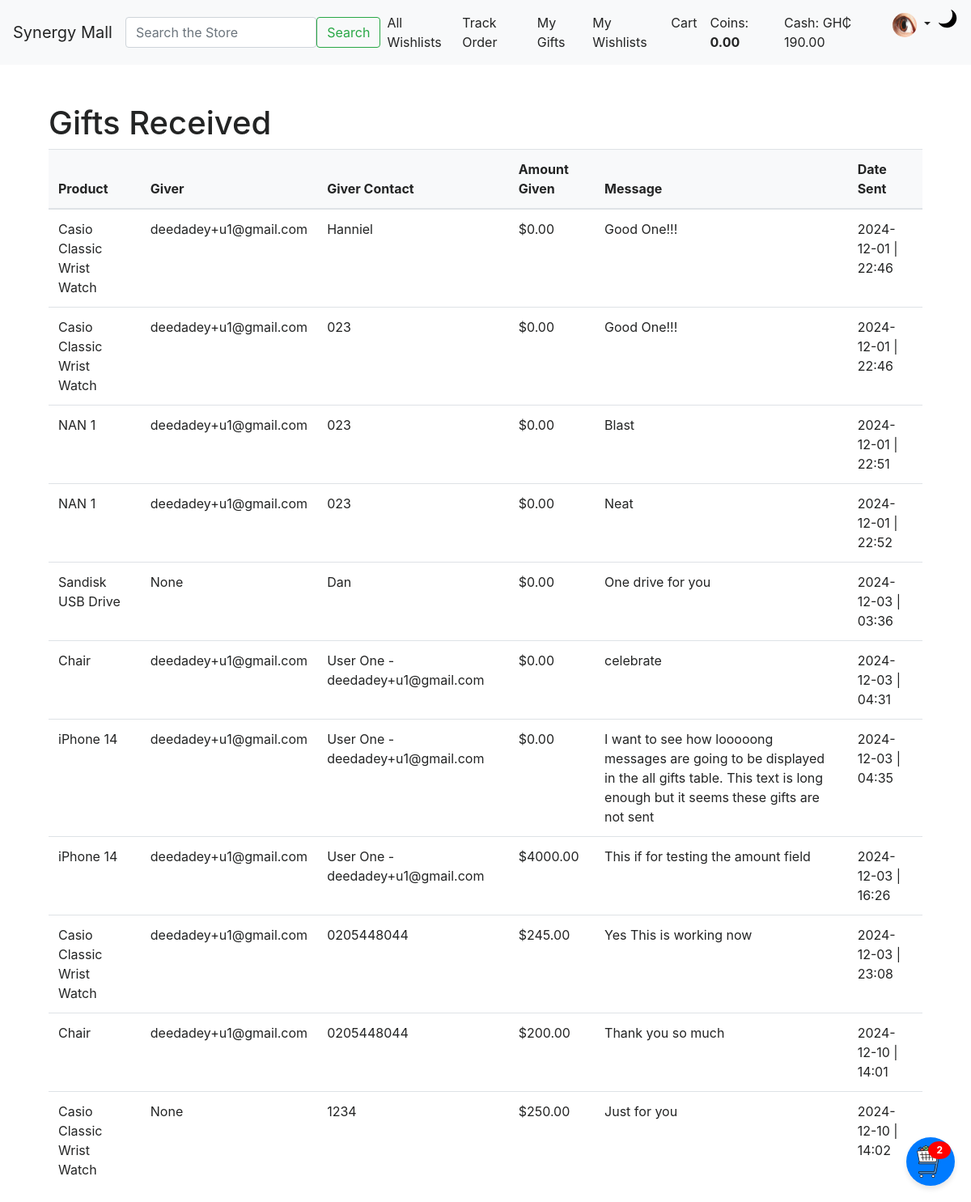
The page /gifts/received/ (signed in) on the database as committed earlier.
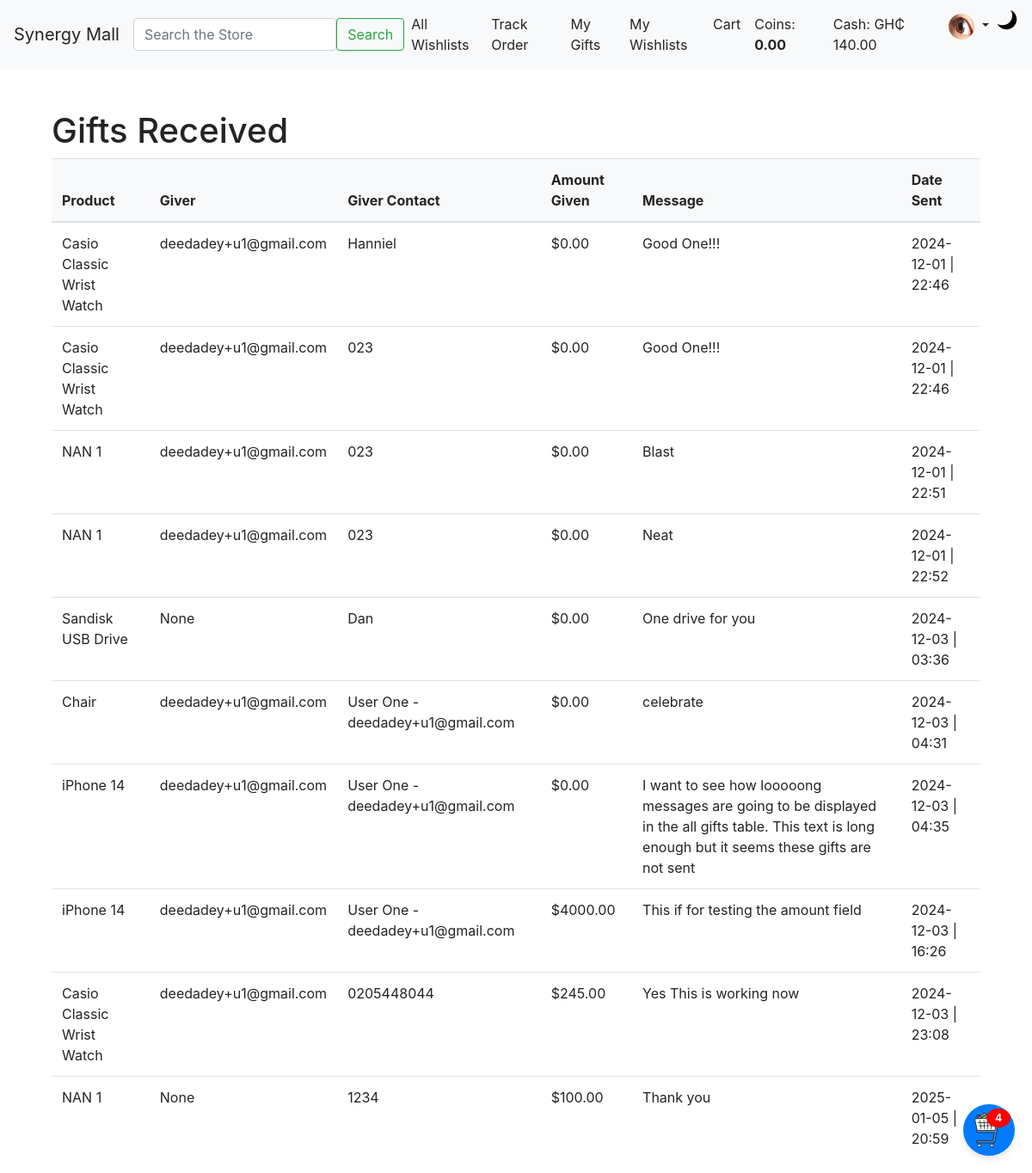
The same page on the database as committed later.
### users/models.py (models this page shows)
class User(AbstractBaseUser, PermissionsMixin):
    ROLE_CHOICES = (
        ('vendor', 'Vendor'),
        ('regular', 'RegularUser'),
        ('marketer', 'Marketer'),
        ('manager', 'Manager'),
    )
    username = models.CharField(max_length=50, blank=False, null=False, unique=True)
    email = models.EmailField(unique=True)
    first_name = models.CharField(max_length=50)
    surname = models.CharField(max_length=50)
    other_names = models.CharField(max_length=100, blank=True, null=True)
    phone_number = models.CharField(max_length=15, unique=True)
    profile_picture = models.ImageField(upload_to='profile_pictures/', blank=True, null=True)
    id_document_number = models.CharField(max_length=100, blank=True, null=True)
    id_image = models.ImageField(upload_to='identification_images/', blank=True, null=True)
    default_shipping_address = models.TextField(max_length=400, blank=True, null=True)
    cash = models.DecimalField(max_digits=12, decimal_places=2, default=0.00)  # Wallet/cash balance
    role = models.CharField(max_length=10, choices=ROLE_CHOICES)
    is_active = models.BooleanField(default=True)
    is_staff = models.BooleanField(default=False)
    date_joined = models.DateTimeField(default=timezone.now)
    groups = models.ManyToManyField(
        Group,
        related_name='custom_user_groups',  # Adding related_name
        blank=True,
        help_text='The groups this user belongs to.',
        verbose_name='groups',
    )
    user_permissions = models.ManyToManyField(
        Permission,
        related_name='custom_user_permissions',  # Adding related_name
        blank=True,
        help_text='Specific permissions for this user.',
        verbose_name='user permissions',
    )
    objects = UserManager()
    USERNAME_FIELD = 'email'
    REQUIRED_FIELDS = []
    def __str__(self):
        return self.email

### synergy_mall/models.py (models this page shows, shortened)
class Gift(models.Model):
    giver = models.ForeignKey(
        settings.AUTH_USER_MODEL,
        on_delete=models.CASCADE,
        related_name='gifts_sent',
        blank=True,  # Allow this field to be optional
        null=True    # Allow null values
    )
    receiver = models.ForeignKey(settings.AUTH_USER_MODEL, on_delete=models.CASCADE, related_name='gifts_received')
    product = models.ForeignKey(Product, on_delete=models.CASCADE)
    amount_given = models.DecimalField(max_digits=10, decimal_places=2, default=0.00)
    wishlist = models.ForeignKey(Wishlist, on_delete=models.CASCADE)
    giver_contact = models.CharField(max_length=255, blank=True, null=True)  # Contact is optional for authenticated users
    message_to_receiver = models.TextField(blank=True, null=True)
    date_sent = models.DateTimeField(auto_now_add=True)

class Product(models.Model):
    name = models.CharField(max_length=255)
    description = models.TextField()
    price = models.DecimalField(max_digits=10, decimal_places=2)
    sale_price = models.DecimalField(max_digits=10, decimal_places=2, blank=True, null=True)
    vendor = models.ForeignKey(settings.AUTH_USER_MODEL, on_delete=models.CASCADE, limit_choices_to={'role': 'vendor'})
    category = models.ForeignKey(Category, on_delete=models.CASCADE)
    tags = models.ManyToManyField('Tag', blank=True)
    available = models.BooleanField(default=True)
    popularity_count = models.IntegerField(default=0)
    condition = models.CharField(max_length=50, choices=[('new', 'New'), ('used', 'Used'), ('refurbished', 'Refurbished')])
    is_active = models.BooleanField(default=True)
    featured = models.BooleanField(default=False)
    sale_start_date = models.DateTimeField(blank=True, null=True)
    sale_end_date = models.DateTimeField(blank=True, null=True)

### synergy_mall/views.py (the view)
# urls.py: path('gifts/received/', views.received_gifts, name='received_gifts'),
@login_required
def received_gifts(request):
    gifts = Gift.objects.filter(receiver=request.user).select_related('giver', 'product', 'wishlist')
    return render(request, 'synergy_mall/received_gifts.html', {'gifts': gifts})

### synergy_mall/context_processors.py (called while the page is built)
def get_cart(request):
    if request.user.is_authenticated:
        return Cart.objects.filter(user=request.user, status="active").first()
    session_key = request.session.session_key
    if not session_key:
        request.session.create()
        session_key = request.session.session_key
    return Cart.objects.filter(session_key=session_key, status="active").first()

def cart_context(request):
    cart = get_cart(request)
    cart_item_count = cart.items.all().count() if cart else 0
    return {
        "cart": cart,
        "cart_items_count": cart_item_count,
    }

### synergy_mall/models.py (called while the page is built)
    def get_total_price(self):
        return sum(item.get_total_price() for item in self.items.all())

    def get_total_price(self):
        return self.price * self.quantity

### synergy_mall/templates/synergy_mall/received_gifts.html (shortened to what this page needs)
{% extends "base.html" %}
{% block content %}
<div class="container mt-5">
    <h1>Gifts Received</h1>
    <table class="table table-striped">
        <thead>
            <tr>
                <th>Product</th>
                <th>Giver</th>
                <th>Giver Contact</th>
                <th>Amount Given</th>
                <th>Message</th>
                <th>Date Sent</th>
            </tr>
        </thead>
        <tbody>
            {% for gift in gifts %}
                <tr>
                    <td>{{ gift.product.name }}</td>
                    <td>{{ gift.giver }}</td>
                    <td>{{ gift.giver_contact }}</td>
                    <td>${{ gift.amount_given }}</td>
                    <td>{{ gift.message_to_receiver }}</td>
                    <td>{{ gift.date_sent |date:"Y-m-d | H:i" }}</td>
                </tr>
            {% endfor %}
        </tbody>
    </table>
</div>
{% endblock %}

### SYNERGY/templates/base.html (shortened to what the changed rows need)
<!DOCTYPE html>
<html lang="en">
<head>
    {% load static %}
    <link href="https://stackpath.bootstrapcdn.com/bootstrap/4.5.2/css/bootstrap.min.css" rel="stylesheet">
    {% load static %}
    <link rel="stylesheet" href="{% static 'css/styles.css' %}">
    <link href="https://cdnjs.cloudflare.com/ajax/libs/font-awesome/6.0.0-beta3/css/all.min.css" rel="stylesheet">
</head>
<body class="theme-light">
    <nav class="navbar navbar-expand-lg navbar-light sticky-top">
        <div class="collapse navbar-collapse" id="navbarNav">
            <ul class="navbar-nav ml-auto">
                {% if user.is_authenticated %}
                    {% if request.user.role == 'vendor' %}
                        <li class="nav-item">
                            <a class="nav-link" href="{% url 'add_product' %}">Add Product</a>
                        </li>
                        <li class="nav-item">
                            <a class="nav-link" href="{% url 'product_list' %}">My Products</a>
                        </li>
                        <li class="nav-item">
                            <a class="nav-link" href="#">My Dashboard</a>
                        </li>
                        <li class="nav-item">
                            <a class="nav-link" href="{% url 'vendor_orders' %}">Pending Orders</a>
                        </li>
                    {% else %}
                        <li class="nav-item">
                            <a class="nav-link" href="{% url 'received_gifts' %}">My Gifts</a>
                        </li>
                        <li class="nav-item">
                            <a class="nav-link" href="{% url 'my_wishlists' %}">My Wishlists</a>
                        </li>
                        <li class="nav-item">
                            <a class="nav-link" href="{% url 'view_cart' %}">Cart</a>
                        </li>
                        <li class="nav-item">
                            <span class="nav-link">
                                Coins: <strong>{{ user.coin_account.total_coins|default:"0.00" }}</strong>
                            </span>
                        </li>
                        <li class="nav-item">
                            <span class="nav-link">Cash: GH₵ {{ user.cash|floatformat:2 }}</span>
                        </li>
                    {% endif %}
                    <li class="nav-item dropdown">
                        <a class="nav-link dropdown-toggle" href="#" id="navbarDropdown" role="button" data-toggle="dropdown" aria-haspopup="true" aria-expanded="false">
                            {% if user.profile_picture %}
                                <img src="{{ user.profile_picture.url }}" alt="{{ user.username }}'s profile picture" class="rounded-circle" width="30" height="30">
                            {% else %}
                                <img src="{{ STATIC_URL }}/default-profile.svg" alt="Profile Picture" class="rounded-circle" width="30" height="30">
                            {% endif %}
                        </a>
                    </li>
                {% endif %}
            </ul>
        </div>
    </nav>
    <div class="container">
        {% block content %}{% endblock %}
    </div>
    <div id="floating-cart" style="position: fixed; bottom: 20px; right: 20px; z-index: 1000;">
        <button class="btn btn-primary rounded-circle" data-toggle="modal" data-target="#cartModal"
                style="width: 60px; height: 60px; display: flex; align-items: center; justify-content: center; position: relative;">
            <img src="{% static 'images/cart.svg' %}" alt="Cart Icon" width="40" height="40">
            {% if cart_items_count > 0 %}
                <span class="badge badge-danger" style="position: absolute; top: 5px; right: 5px; border-radius: 50%; padding: 5px 10px; font-size: 12px;">
                    {{ cart_items_count }}
                </span>
            {% endif %}
        </button>
    </div>
</body>
</html>

Rows that differ between the two databases and show on the page:
removed Gift: product.name "Casio Classic Wrist Watch", giver "None", giver_contact "1234", amount_given "250.00", message_to_receiver "Just for you", date_sent|H "2024-12-10 | 14:02"
changed User: cash "190.00" → "140.00"
changed Gift: product.name "Chair" → "NAN 1"; giver "deedadey+u1@gmail.com" → "None"; giver_contact "0205448044" → "1234"; amount_given "200.00" → "100.00"; message_to_receiver "Thank you so much" → "Thank you"; date_sent|H "2024-12-10 | 14:01" → "2025-01-05 | 20:59"
Other text that changed with them:
{{ cart_items_count }}: "2" → "4"
